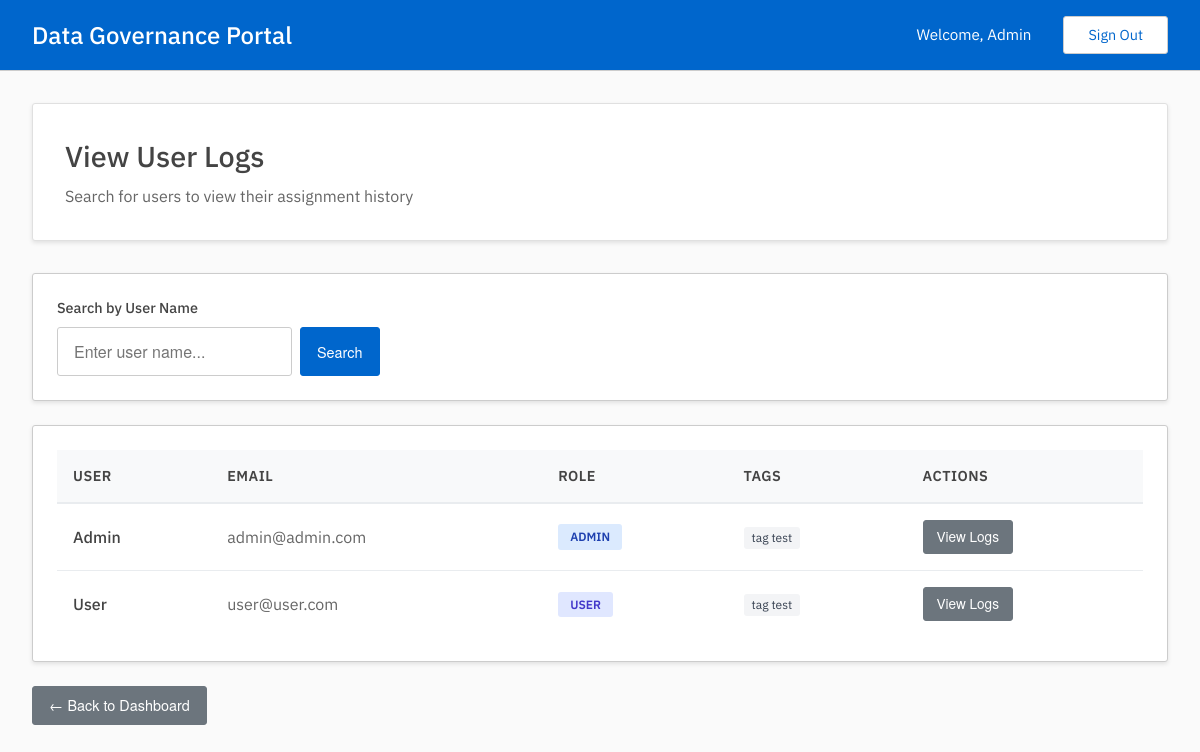
/admin/logs (signed in), run on an earlier commit of the app's database.
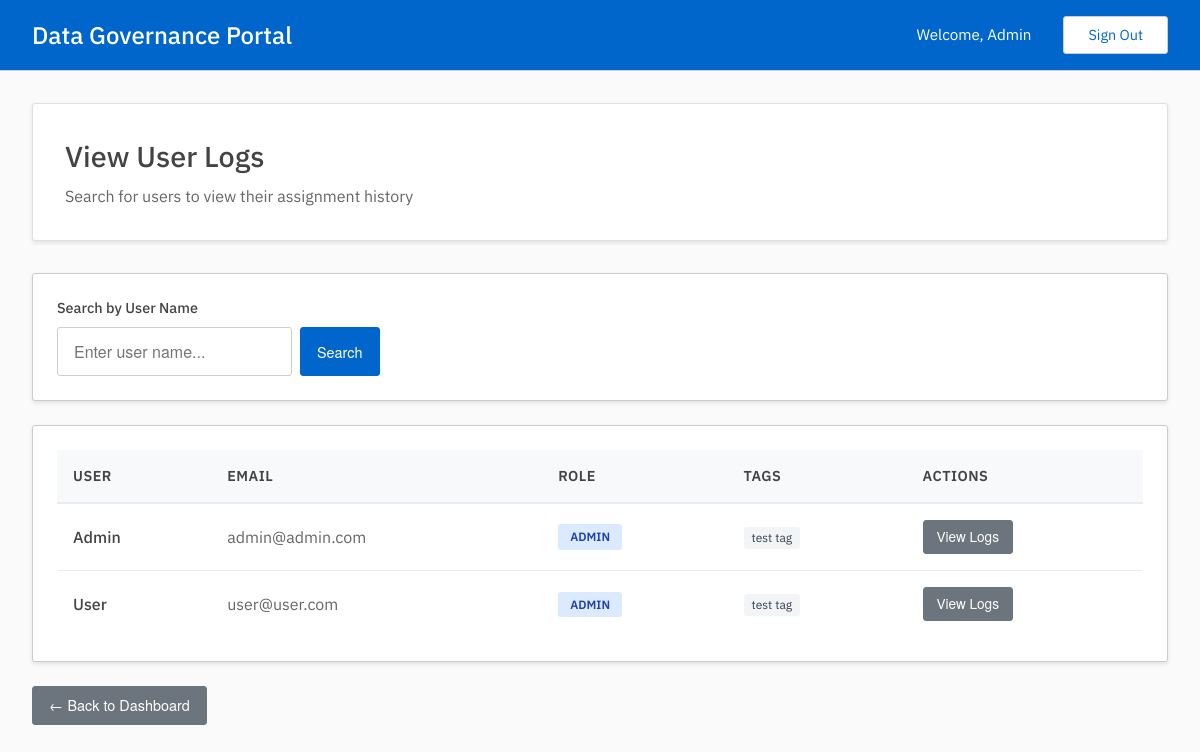
And on a later commit of the database.
### tables this page shows
CREATE TABLE users(
        uuid TEXT UNIQUE NOT NULL PRIMARY KEY,
        email TEXT UNIQUE NOT NULL,
        password_hash TEXT NOT NULL,
        name TEXT NOT NULL,
        is_admin INTEGER NOT NULL DEFAULT 0
        );

CREATE TABLE tags(
        uuid TEXT UNIQUE NOT NULL PRIMARY KEY,
        name TEXT NOT NULL UNIQUE,
        description TEXT,
        members TEXT
        );

### admin.py (the view)
@admin.route('/logs', methods=['GET'])
@admin_required
def view_logs_search():
    query = request.args.get('q', '')
    users_result = get_users_with_tags()
    users = users_result['data'] if users_result['status'] == '200' else []
    if query:
        users = [u for u in users if query.lower() in u['name'].lower()]
    return render_template('admin/view_logs_search.html',
                         users=users,
                         query=query)

### auth.py (called while the page is built)
def admin_required(f):
    @wraps(f)
    def wrap(*args, **kwargs):
        if session['user']['is_admin']:
            return f(*args, **kwargs)
        else:
            print("403: User is not an admin.")
            return redirect(url_for('user.dashboard'))
    return wrap

### db.py (called while the page is built)
def get_conn_curs():
    conn = sqlite3.connect(DATABASE)
    conn.row_factory = sqlite3.Row
    curs = conn.cursor()
    curs.execute("PRAGMA foreign_keys = ON")
    return conn, curs

def commit_close(conn, curs):
    conn.commit()
    curs.close()
    conn.close()

### templates/admin/view_logs_search.html (shortened to what this page needs)
{% extends "base.html" %}
{% block content %}
<div class="dashboard-header">
    <h2>View User Logs</h2>
    <p>Search for users to view their assignment history</p>
</div>
<div class="table-container mb-3">
    <form method="GET" action="{{ url_for('admin.view_logs_search') }}">
        <div class="form-group" style="max-width: 500px;">
            <label for="q" class="form-label">Search by User Name</label>
            <div style="display: flex; gap: 0.5rem;">
                <input type="search" id="q" name="q" class="form-input"
                       placeholder="Enter user name..." value="{{ query }}">
                <button type="submit" class="btn btn-action">Search</button>
            </div>
        </div>
    </form>
</div>
<div class="table-container">
    {% if users %}
    <table class="data-table">
        <thead>
            <tr>
                <th>User</th>
                <th>Email</th>
                <th>Role</th>
                <th>Tags</th>
                <th>Actions</th>
            </tr>
        </thead>
        <tbody>
            {% for user in users %}
            <tr>
                <td>
                    <div style="font-weight: 500;">{{ user['name'] }}</div>
                </td>
                <td style="color: #666;">{{ user['email'] }}</td>
                <td>
                    <span class="role-badge {{ 'role-admin' if user['is_admin'] else 'role-user' }}">
                        {{ 'Admin' if user['is_admin'] else 'User' }}
                    </span>
                </td>
                <td>
                    {% if user['tags'] %}
                        {% for tag in user['tags'] %}
                            <span style="display: inline-block; padding: 0.15rem 0.5rem; background: #f3f4f6; color: #374151; border-radius: 3px; font-size: 0.75rem; margin-right: 0.25rem;">
                                {{ tag['name'] }}
                            </span>
                        {% endfor %}
                    {% else %}
                        <span style="color: #aaa; font-size: 0.85rem;">No tags</span>
                    {% endif %}
                </td>
                <td>
                    <a href="{{ url_for('admin.view_user_logs', user_uuid=user['uuid']) }}"
                       class="btn btn-secondary"
                       style="padding: 0.4rem 0.8rem; font-size: 0.85rem;">
                        View Logs
                    </a>
                </td>
            </tr>
            {% endfor %}
        </tbody>
    </table>
    {% else %}
    <div class="empty-state">
        <p class="empty-state-text">No users found matching your search.</p>
    </div>
    {% endif %}
</div>
<div class="action-buttons mt-3">
    <a href="{{ url_for('admin.dashboard') }}" class="btn btn-secondary">
        ← Back to Dashboard
    </a>
</div>
{% endblock %}

### templates/base.html (shortened to what this page needs)
<!DOCTYPE html>
<html lang="en">
<head>
    <link rel="stylesheet" href="{{ url_for('static', filename='styles.css') }}">
</head>
<body>
    {% if session.get('user') %}
    <header class="header">
        <div class="header-content">
            <div class="header-left">
                <h1>Data Governance Portal</h1>
            </div>
            <div class="header-right">
                <span class="welcome-text">Welcome, {{ session['user']['name'] }}</span>
                <a href="{{ url_for('login') }}" class="sign-out-btn">Sign Out</a>
            </div>
        </div>
    </header>
    {% endif %}
    <main class="main-content">
        {% block content %}{% endblock %}
    </main>
</body>
</html>

What changed in the data, as far as the page shows it:
removed tags: name "tag test"
added tags: name "test tag"
changed users "User": is_admin "USER" → "ADMIN"
